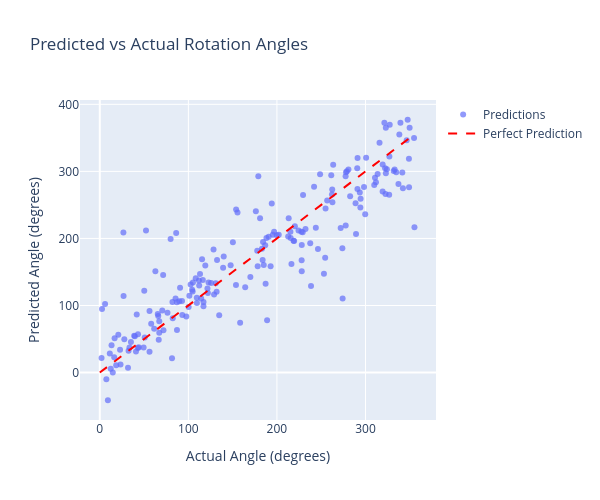

Source (notebook cell):
### Markdown cell above
### Relationship between the Predicted vs True Rotation Angle

Let's visualize how well `model_rotation_regression` was able to predict the true rotation angle.

### Code cell
# Create scatter plot of predictions vs actual
scatter_fig = go.Figure()
scatter_fig.add_trace(
    go.Scatter(
        x=y_test_rotations[:200],  # First 200 samples for clarity
        y=y_pred_angles[:200],
        mode='markers',
        name='Predictions',
        marker=dict(size=6, opacity=0.7)
    )
)

# Add perfect prediction line
max_angle = max(y_test_rotations[:200])
scatter_fig.add_trace(
    go.Scatter(
        x=[0, max_angle],
        y=[0, max_angle],
        mode='lines',
        name='Perfect Prediction',
        line=dict(dash='dash', color='red')
    )
)

scatter_fig.update_layout(
    title='Predicted vs Actual Rotation Angles',
    xaxis_title='Actual Angle (degrees)',
    yaxis_title='Predicted Angle (degrees)',
    width=600,
    height=500
)

scatter_fig.show()

### Figure 1 — Plotly figure (JSON) as saved in the notebook; plotly's stock layout.template omitted (floating-point values rounded to 4 significant figures; data arrays with more than 128 entries replaced by an {"elided": "..."} marker saying what was removed)
{"data": [{"y": {"elided": "200 float values"}, "x": {"elided": "200 float values"}, "type": "scatter", "mode": "markers", "marker": {"size": 6.0, "opacity": 0.7}, "name": "Predictions"}, {"y": [0.0, 355.3], "line": {"dash": "dash", "color": "red"}, "type": "scatter", "mode": "lines", "x": [0.0, 355.3], "name": "Perfect Prediction"}], "layout": {"height": 500.0, "title": {"text": "Predicted vs Actual Rotation Angles"}, "xaxis": {"title": {"text": "Actual Angle (degrees)"}}, "yaxis": {"title": {"text": "Predicted Angle (degrees)"}}, "width": 600.0}}
